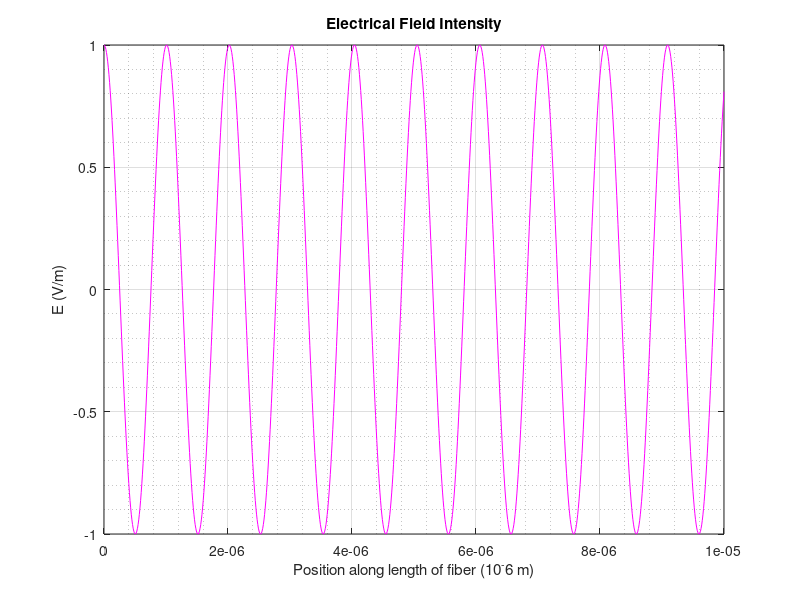

The MATLAB source for this figure:
% Description: part2 B

clear
clc
clf
%close all
f = 198*(10^12);%THz
T=1/f;
p1=T/10;
pf=2*T;
w = f*2*pi; %converting frequency to angular v and accounting for Tera 
s = 2*10^8; %speed of propagation
b = w/s; %phase shift coefficient
Eo = 1.0; %Initial condition (V/m)
z= 0:(0.01*10^-6):(10*10^-6); %position (10^-6m)

for(t=0:p1:pf)

E = Eo*exp(j*((w*t)-(b*z)));


plot(z,real(E),'m');
pause(0.5)

end

xlabel('Position along length of fiber (10^-6 m)');
ylabel('E (V/m)');
title('Electrical Field Intensity');
grid;
grid minor; 

